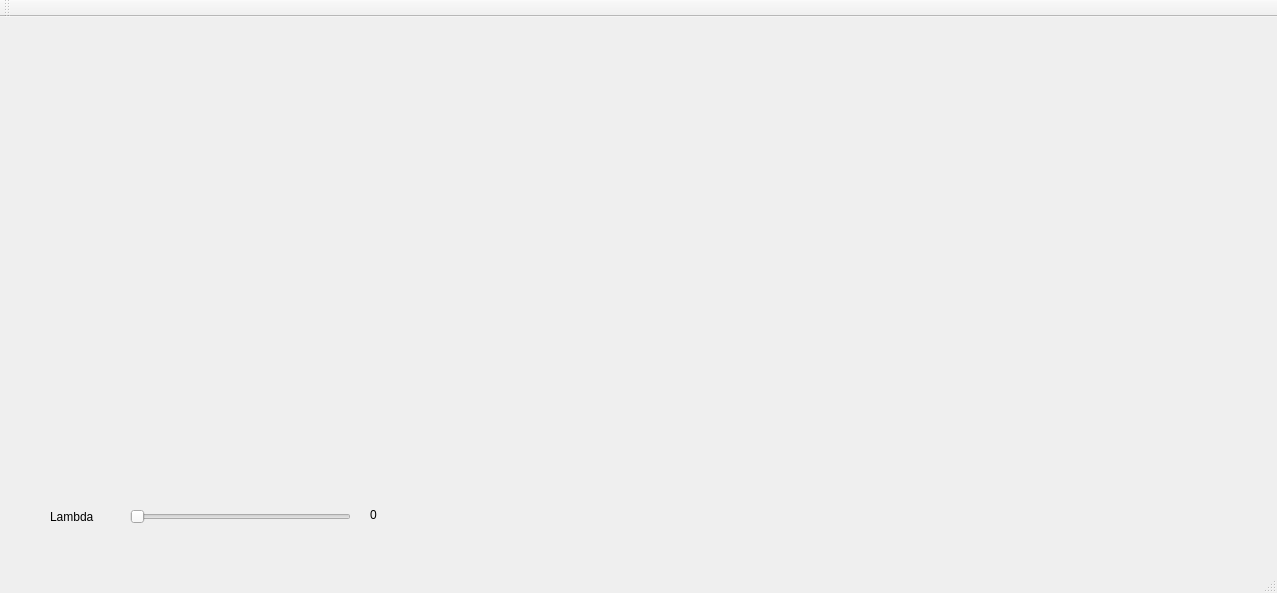
<?xml version="1.0" encoding="UTF-8"?>
<ui version="4.0">
 <class>main_ui</class>
 <widget class="QMainWindow" name="main_ui">
  <property name="geometry">
   <rect>
    <x>0</x>
    <y>0</y>
    <width>1277</width>
    <height>593</height>
   </rect>
  </property>
  <property name="windowTitle">
   <string>Baxter Visual Servo</string>
  </property>
  <widget class="QWidget" name="centralWidget">
   <widget class="QWidget" name="verticalLayoutWidget_2">
    <property name="geometry">
     <rect>
      <x>10</x>
      <y>0</y>
      <width>621</width>
      <height>471</height>
     </rect>
    </property>
    <layout class="QVBoxLayout" name="image"/>
   </widget>
   <widget class="QLabel" name="lambda_display">
    <property name="geometry">
     <rect>
      <x>370</x>
      <y>490</y>
      <width>61</width>
      <height>16</height>
     </rect>
    </property>
    <property name="text">
     <string>0</string>
    </property>
   </widget>
   <widget class="QLabel" name="label">
    <property name="geometry">
     <rect>
      <x>50</x>
      <y>490</y>
      <width>71</width>
      <height>20</height>
     </rect>
    </property>
    <property name="text">
     <string>Lambda</string>
    </property>
   </widget>
   <widget class="QSlider" name="lambda_slider">
    <property name="geometry">
     <rect>
      <x>130</x>
      <y>490</y>
      <width>221</width>
      <height>20</height>
     </rect>
    </property>
    <property name="maximum">
     <number>900</number>
    </property>
    <property name="orientation">
     <enum>Qt::Horizontal</enum>
    </property>
   </widget>
   <widget class="QWidget" name="verticalLayoutWidget_3">
    <property name="geometry">
     <rect>
      <x>640</x>
      <y>0</y>
      <width>621</width>
      <height>551</height>
     </rect>
    </property>
    <layout class="QVBoxLayout" name="plot"/>
   </widget>
  </widget>
  <widget class="QToolBar" name="mainToolBar">
   <attribute name="toolBarArea">
    <enum>TopToolBarArea</enum>
   </attribute>
   <attribute name="toolBarBreak">
    <bool>false</bool>
   </attribute>
  </widget>
  <widget class="QStatusBar" name="statusBar"/>
 </widget>
 <layoutdefault spacing="6" margin="11"/>
 <resources/>
 <connections/>
</ui>
